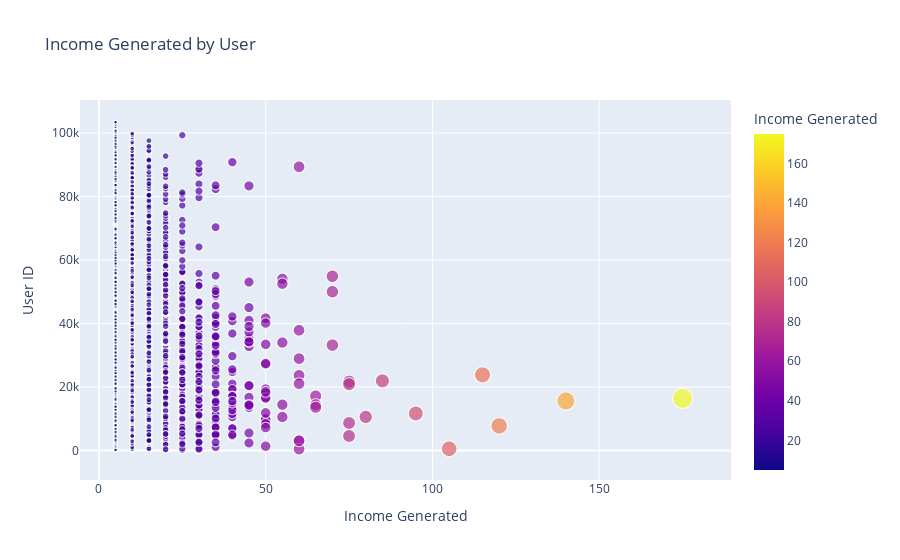

This figure's notebook cell:
### Markdown cell above
# Income Analysis per User

In this section, we calculate the total income generated by each user for the company. We will create an interactive plot using Plotly, which allows us to click on a point representing the income generated by a user and see details like the user_id and the date of the request.

### Code cell
import pandas as pd
import plotly.express as px

# Load the data
fees_data = pd.read_csv('../cleaned_dataset/modified_fees_data.csv')
cash_requests_data = pd.read_csv('../cleaned_dataset/modified_cash_requests_data.csv')

# Calculate the total income generated by each user
fees_data['created_at'] = pd.to_datetime(fees_data['created_at'])
user_income = fees_data.groupby('cash_request_id')['total_amount'].sum().reset_index()
user_income = user_income.merge(cash_requests_data[['id', 'user_id', 'created_at']], left_on='cash_request_id', right_on='id', how='left')

# Create an interactive plot using Plotly
fig = px.scatter(user_income, x='total_amount', y='user_id', size='total_amount', color='total_amount',
                 hover_data=['user_id', 'created_at'],
                 labels={'total_amount': 'Income Generated', 'user_id': 'User ID'},
                 title='Income Generated by User')
fig.update_layout(transition_duration=500)
fig.show()

### Figure 1 — Plotly figure (JSON) as saved in the notebook; plotly's stock layout.template omitted (floating-point values rounded to 4 significant figures; data arrays with more than 128 entries replaced by an {"elided": "..."} marker saying what was removed)
{"data": [{"customdata": {"elided": "12933x1 str values"}, "hovertemplate": "Income Generated=%{marker.color}<br>User ID=%{y}<br>created_at=%{customdata[0]}<extra></extra>", "legendgroup": "", "marker": {"color": {"elided": "12933 int values"}, "coloraxis": "coloraxis", "size": {"elided": "12933 int values"}, "sizemode": "area", "sizeref": 0.4375, "symbol": "circle"}, "mode": "markers", "name": "", "showlegend": false, "type": "scattergl", "x": {"elided": "12933 int values"}, "xaxis": "x", "y": {"elided": "12933 int values"}, "yaxis": "y"}], "layout": {"coloraxis": {"colorbar": {"title": {"text": "Income Generated"}}, "colorscale": [[0, "#0d0887"], [0.1111, "#46039f"], [0.2222, "#7201a8"], [0.3333, "#9c179e"], [0.4444, "#bd3786"], [0.5556, "#d8576b"], [0.6667, "#ed7953"], [0.7778, "#fb9f3a"], [0.8889, "#fdca26"], [1, "#f0f921"]]}, "legend": {"itemsizing": "constant", "tracegroupgap": 0}, "title": {"text": "Income Generated by User"}, "transition": {"duration": 500}, "xaxis": {"anchor": "y", "domain": [0, 1], "title": {"text": "Income Generated"}}, "yaxis": {"anchor": "x", "domain": [0, 1], "title": {"text": "User ID"}}}}
